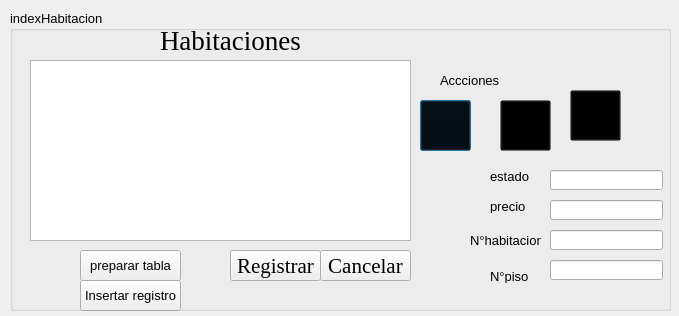
<?xml version="1.0" encoding="UTF-8"?>
<ui version="4.0">
 <class>gui_indexHabitacion</class>
 <widget class="QDialog" name="gui_indexHabitacion">
  <property name="enabled">
   <bool>true</bool>
  </property>
  <property name="geometry">
   <rect>
    <x>0</x>
    <y>0</y>
    <width>679</width>
    <height>316</height>
   </rect>
  </property>
  <property name="font">
   <font>
    <pointsize>14</pointsize>
    <weight>75</weight>
    <bold>true</bold>
   </font>
  </property>
  <property name="windowTitle">
   <string>Dialog</string>
  </property>
  <widget class="QGroupBox" name="groupBox">
   <property name="geometry">
    <rect>
     <x>10</x>
     <y>10</y>
     <width>661</width>
     <height>301</height>
    </rect>
   </property>
   <property name="font">
    <font>
     <pointsize>10</pointsize>
     <weight>50</weight>
     <bold>false</bold>
    </font>
   </property>
   <property name="title">
    <string>indexHabitacion</string>
   </property>
   <widget class="QLabel" name="label_2">
    <property name="geometry">
     <rect>
      <x>430</x>
      <y>60</y>
      <width>81</width>
      <height>21</height>
     </rect>
    </property>
    <property name="styleSheet">
     <string notr="true">font: 75 14pt &quot;Times New Roman&quot;;</string>
    </property>
    <property name="text">
     <string>Accciones</string>
    </property>
   </widget>
   <widget class="QPushButton" name="pushButton">
    <property name="geometry">
     <rect>
      <x>410</x>
      <y>90</y>
      <width>51</width>
      <height>51</height>
     </rect>
    </property>
    <property name="styleSheet">
     <string notr="true">#pushButton{
	background-color: transparent;
	border-image: url(:/imagenes/imagenes/view_unpressed.png);
}

#pushButton:pressed{
	border-image: url(:/imagenes/imagenes/view_pressed.png);
}</string>
    </property>
    <property name="text">
     <string/>
    </property>
   </widget>
   <widget class="QPushButton" name="pushButton_3">
    <property name="geometry">
     <rect>
      <x>490</x>
      <y>90</y>
      <width>51</width>
      <height>51</height>
     </rect>
    </property>
    <property name="font">
     <font>
      <pointsize>10</pointsize>
      <weight>50</weight>
      <bold>false</bold>
     </font>
    </property>
    <property name="styleSheet">
     <string notr="true">#pushButton_3{
	background-color: transparent;
	border-image: url(:/imagenes/imagenes/delete_unpressed.png);
}

#pushButton_3:pressed{
	border-image: url(:/imagenes/imagenes/delete_pressed.png);
}</string>
    </property>
    <property name="text">
     <string/>
    </property>
   </widget>
   <widget class="QPushButton" name="pushButton_4">
    <property name="geometry">
     <rect>
      <x>220</x>
      <y>240</y>
      <width>91</width>
      <height>31</height>
     </rect>
    </property>
    <property name="font">
     <font>
      <family>Times New Roman</family>
      <pointsize>16</pointsize>
      <weight>9</weight>
      <italic>false</italic>
      <bold>false</bold>
     </font>
    </property>
    <property name="styleSheet">
     <string notr="true">font: 75 16pt &quot;Times New Roman&quot;;</string>
    </property>
    <property name="text">
     <string>Registrar</string>
    </property>
   </widget>
   <widget class="QPushButton" name="pushButton_5">
    <property name="geometry">
     <rect>
      <x>310</x>
      <y>240</y>
      <width>91</width>
      <height>31</height>
     </rect>
    </property>
    <property name="font">
     <font>
      <family>Times New Roman</family>
      <pointsize>16</pointsize>
      <weight>9</weight>
      <italic>false</italic>
      <bold>false</bold>
     </font>
    </property>
    <property name="styleSheet">
     <string notr="true">font: 75 16pt &quot;Times New Roman&quot;;</string>
    </property>
    <property name="text">
     <string>Cancelar</string>
    </property>
   </widget>
   <widget class="QLabel" name="label">
    <property name="geometry">
     <rect>
      <x>150</x>
      <y>20</y>
      <width>141</width>
      <height>21</height>
     </rect>
    </property>
    <property name="font">
     <font>
      <family>Times New Roman</family>
      <pointsize>20</pointsize>
      <weight>9</weight>
      <italic>false</italic>
      <bold>false</bold>
     </font>
    </property>
    <property name="styleSheet">
     <string notr="true">font: 75 20pt &quot;Times New Roman&quot;;</string>
    </property>
    <property name="text">
     <string>Habitaciones</string>
    </property>
   </widget>
   <widget class="QPushButton" name="pushButton_6">
    <property name="geometry">
     <rect>
      <x>70</x>
      <y>240</y>
      <width>101</width>
      <height>31</height>
     </rect>
    </property>
    <property name="text">
     <string>preparar tabla</string>
    </property>
   </widget>
   <widget class="QPushButton" name="pushButton_7">
    <property name="geometry">
     <rect>
      <x>70</x>
      <y>270</y>
      <width>101</width>
      <height>31</height>
     </rect>
    </property>
    <property name="text">
     <string>Insertar registro</string>
    </property>
   </widget>
   <widget class="QTableWidget" name="tabb">
    <property name="geometry">
     <rect>
      <x>20</x>
      <y>50</y>
      <width>381</width>
      <height>181</height>
     </rect>
    </property>
   </widget>
   <widget class="QLabel" name="label_3">
    <property name="geometry">
     <rect>
      <x>480</x>
      <y>160</y>
      <width>47</width>
      <height>13</height>
     </rect>
    </property>
    <property name="text">
     <string>estado</string>
    </property>
   </widget>
   <widget class="QLabel" name="label_4">
    <property name="geometry">
     <rect>
      <x>480</x>
      <y>190</y>
      <width>47</width>
      <height>13</height>
     </rect>
    </property>
    <property name="text">
     <string>precio</string>
    </property>
   </widget>
   <widget class="QLabel" name="label_5">
    <property name="geometry">
     <rect>
      <x>460</x>
      <y>220</y>
      <width>71</width>
      <height>20</height>
     </rect>
    </property>
    <property name="text">
     <string>N°habitacion</string>
    </property>
   </widget>
   <widget class="QLabel" name="label_6">
    <property name="geometry">
     <rect>
      <x>480</x>
      <y>260</y>
      <width>47</width>
      <height>13</height>
     </rect>
    </property>
    <property name="text">
     <string>N°piso</string>
    </property>
   </widget>
   <widget class="QPushButton" name="pushButton_2">
    <property name="geometry">
     <rect>
      <x>560</x>
      <y>80</y>
      <width>51</width>
      <height>51</height>
     </rect>
    </property>
    <property name="font">
     <font>
      <pointsize>10</pointsize>
      <weight>50</weight>
      <bold>false</bold>
     </font>
    </property>
    <property name="styleSheet">
     <string notr="true">#pushButton_2{
	background-color: transparent;
	border-image: url(:/imagenes/imagenes/edit_unpressed.png);
}

#pushButton_2:pressed{
	border-image: url(:/imagenes/imagenes/edit_pressed.png);
}</string>
    </property>
    <property name="text">
     <string/>
    </property>
   </widget>
   <widget class="QLineEdit" name="lineEdit_4">
    <property name="geometry">
     <rect>
      <x>540</x>
      <y>250</y>
      <width>113</width>
      <height>20</height>
     </rect>
    </property>
   </widget>
   <widget class="QLineEdit" name="lineEdit_3">
    <property name="geometry">
     <rect>
      <x>540</x>
      <y>220</y>
      <width>113</width>
      <height>20</height>
     </rect>
    </property>
   </widget>
  </widget>
  <widget class="QLineEdit" name="lineEdit">
   <property name="geometry">
    <rect>
     <x>550</x>
     <y>170</y>
     <width>113</width>
     <height>20</height>
    </rect>
   </property>
   <property name="font">
    <font>
     <pointsize>10</pointsize>
     <weight>50</weight>
     <bold>false</bold>
    </font>
   </property>
  </widget>
  <widget class="QLineEdit" name="lineEdit_2">
   <property name="geometry">
    <rect>
     <x>550</x>
     <y>200</y>
     <width>113</width>
     <height>20</height>
    </rect>
   </property>
   <property name="font">
    <font>
     <pointsize>10</pointsize>
     <weight>50</weight>
     <bold>false</bold>
    </font>
   </property>
  </widget>
 </widget>
 <resources/>
 <connections/>
</ui>
